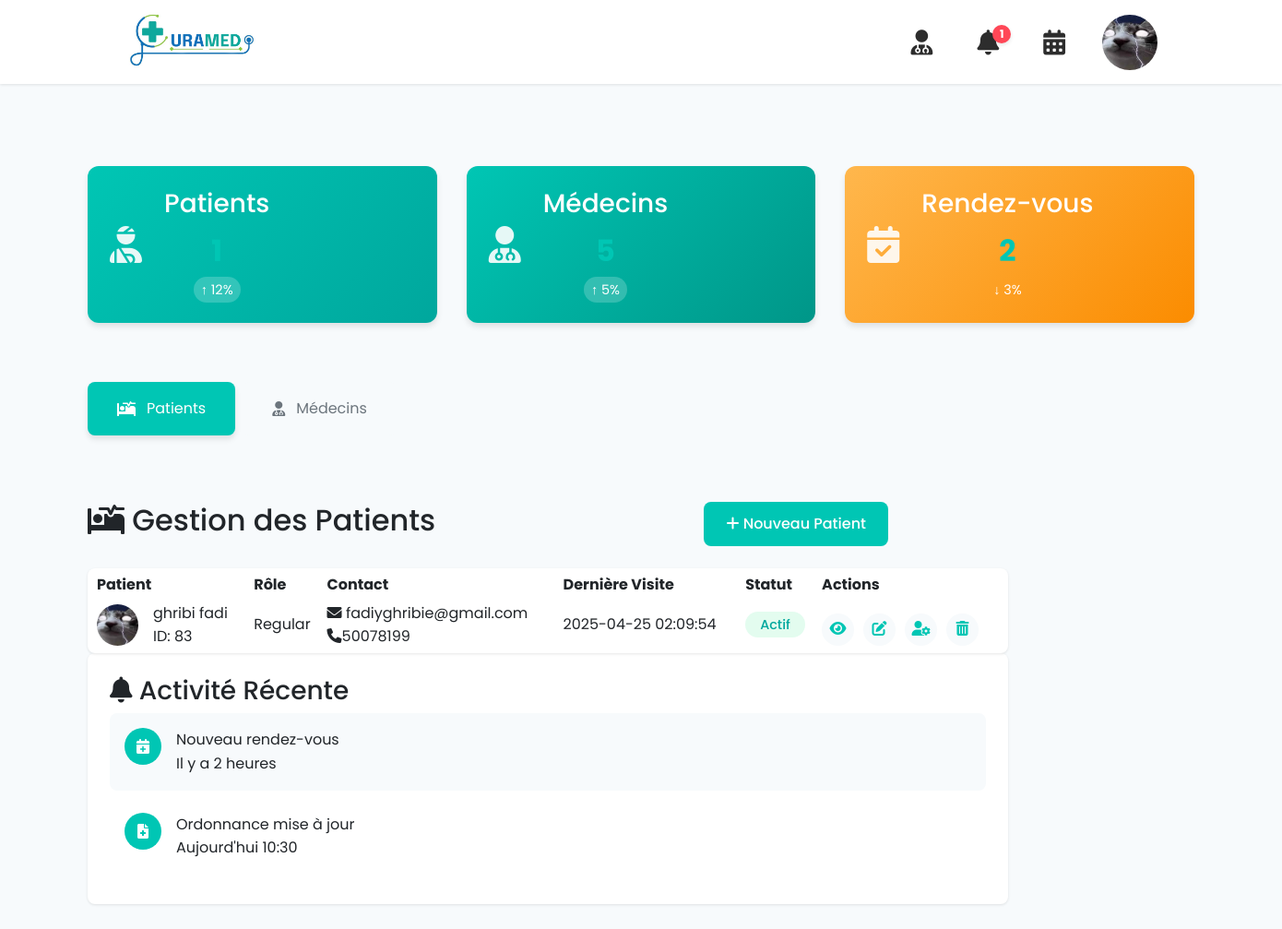
Screenshot of /dashboard.php (signed in) with the database file from the repository.
### tables this page shows
CREATE TABLE `utilisateur` (
  `id_utilisateur` int(11) NOT NULL,
  `nom` varchar(50) NOT NULL,
  `prenom` varchar(50) NOT NULL,
  `age` int(11) NOT NULL,
  `email` varchar(50) NOT NULL,
  `mot_de_passe` text NOT NULL,
  `telephone` varchar(11) NOT NULL,
  `type_utilisateur` enum('patient','medecin') NOT NULL,
  `photo_profil` text NOT NULL,
  `role` enum('admin','regular') NOT NULL DEFAULT 'regular',
  `date_connexion` timestamp NOT NULL DEFAULT current_timestamp(),
  `genre` enum('homme','femme') NOT NULL
);

### dashboard.php (the view, shortened to what this page needs)
<?php
$conn = mysqli_connect("localhost", "root", "", "curamed");
?>
<!DOCTYPE html>
<html lang="fr">
<head>
    <link rel="stylesheet" href="https://cdn.jsdelivr.net/npm/bootstrap@5.3.0/dist/css/bootstrap.min.css">
    <link rel="stylesheet" href="https://cdnjs.cloudflare.com/ajax/libs/font-awesome/6.0.0/css/all.min.css">
    <link href="https://cdn.jsdelivr.net/npm/bootstrap-icons@1.10.5/font/bootstrap-icons.css" rel="stylesheet">
    <link rel="stylesheet" href="styles/home.css">
</head>
<body>
<header class="header">
        <nav class="nav-container container">
            <a href="home.php" class="logo-link">
                <img src="images/logo.png" alt="CuraMed" class="logo-img">
            </a>
            <div class="nav-links">
                <?php if(isset($_SESSION['user_id'])) :?>
                <a href="search.php" class="nav-icon" title="Médecins">
                    <i class="fas fa-user-md"></i>
                </a>
                <div class="nav-icon notifications-wrapper" title="Notifications">
                    <i class="fas fa-bell"></i>
                    <?php
                    $conn = mysqli_connect("localhost", "root", "", "curamed");
                    $user_id = intval($_SESSION['user_id'] ?? 0);
                    $stmt = mysqli_prepare($conn,
                        "SELECT COUNT(*) as nb FROM notification WHERE id_utilisateur = ?");
                    mysqli_stmt_bind_param($stmt, "i", $user_id);
                    mysqli_stmt_execute($stmt);
                    $result = mysqli_stmt_get_result($stmt);
                    $row = mysqli_fetch_assoc($result);
                    ?>
                    <span class="notification-badge"><?= htmlspecialchars($row['nb']) ?></span>
        </div>
                <a href="appointments.html" class="nav-icon" title="Rendez-vous">
                    <i class="fas fa-calendar-alt"></i>
                </a>
                <div class="profile-dropdown">
                    <img src="<?php echo ($_SESSION['photo']); ?>" class="profile-image" alt="">
                </div>
        <?php endif ;?>
    </header>
    <main class="dashboard-main container">
        <div class="quick-stats-grid">
            <div class="stat-card primary">
                <i class="fas fa-user-injured"></i>
                <div class="stat-content">
                    <h3>Patients</h3>
                    <div class="stat-number"><?php
                    ?></div>
                    <span class="stat-trend positive">↑ 12%</span>
                </div>
            </div>
            <div class="stat-card success">
                <i class="fas fa-user-md"></i>
                <div class="stat-content">
                    <h3>Médecins</h3>
                    <div class="stat-number"><?php
                    ?></div>
                    <span class="stat-trend positive">↑ 5%</span>
                </div>
            </div>
            <div class="stat-card warning">
                <i class="fas fa-calendar-check"></i>
                <div class="stat-content">
                    <h3>Rendez-vous</h3>
                    <div class="stat-number"><?php
                            $req = "SELECT count(*) as num_r FROM rendez_vous";
                            if($res=mysqli_query($conn,$req)){
                                $row = mysqli_fetch_assoc($res);
                                echo($row['num_r']);
                            }
                    ?></div>
                    <span class="stat-trend negative">↓ 3%</span>
                </div>
            </div>
        </div>
        <div class="dashboard-tabs">
            <button class="tab-btn active" data-target="patients">
                <i class="fas fa-procedures"></i>
                Patients
            </button>
            <button class="tab-btn" data-target="doctors">
                <i class="fas fa-user-md"></i>
                Médecins
            </button>
        </div>
    <form id="patientForm" enctype="multipart/form-data" action="controll_dashboard.php" method='POST'>
        <div class="dashboard-content">
            <section id="patients" class="content-section active">
                <div class="section-header">
                    <h2><i class="fas fa-procedures"></i> Gestion des Patients</h2>
                    <button type="button" class="btn btn-primary" data-target-modal="userModal" data-user-type="patient">
                        <i class="fas fa-plus"></i> Nouveau Patient
                    </button>
                </div>
                <div class="animated-table-container">
                    <?php $sql = "SELECT * FROM utilisateur where type_utilisateur='patient';";
                        $result = $conn->query($sql);
                    ?>
                    <table class="hover-table">
                    <thead>
                        <tr>
                            <th>Patient</th>
                            <th>Rôle</th>
                            <th>Contact</th>
                            <th>Dernière Visite</th>
                            <th>Statut</th>
                            <th>Actions</th>
                        </tr>
                    </thead>
                        <tbody>
                            <?php while($user = $result->fetch_assoc()) { ?>
                            <tr>
                                <td>
                                    <div class="user-info">
                                        <img src="<?php echo $user['photo_profil']; ?>" class="user-avatar">
                                        <div>
                                        <div class="user-name"><?php echo $user['prenom']." ".$user['nom']; ?></div>
                                        <div class="user-id" name="id_user" value="<?php echo $user['id_utilisateur']; ?>">ID: <?php echo $user['id_utilisateur']; ?></div>
                                        </div>
                                    </div>
                                </td>
                                <td>
                                    <div class="role-info">
                                        <span class="role-badge role-<?= strtolower($user['role']) ?>">
                                            <?= ucfirst($user['role']) ?>
                                        </span>
                                    </div>
                                </td>
                                <td>
                                    <div class="contact-info">
                                        <div><i class="fas fa-envelope"></i> <?php echo $user['email'];  ?></div>
                                        <div><i class="fas fa-phone"></i><?php echo $user['telephone'];  ?></div>
                                    </div>
                                </td>
                                <td><?php echo $user['date_connexion'];  ?></td>
                                <td><span class="status-badge success">Actif</span></td>
                                <td>
                                    <div class="action-buttons">
                                        <form method="POST" action="controll_dashboard.php">
                                            <button type="submit" class="icon-btn" title="Voir le profil" name="profile">
                                                <i class="fas fa-eye"></i>
                                            </button>
                                            <button type="button" class="icon-btn edit-btn" title="Modifier"
                                                    data-target-modal="editUserModal"
                                                    data-user-id="<?php echo $user['id_utilisateur']; ?>"
                                                    data-user-type="patient">
                                                <i class="fas fa-edit"></i>
                                            </button>
                                            <?php if($user['role'] === 'regular') : ?>
                                                <button type="submit" class="icon-btn" title="Rendre admin" name="admin">
                                                    <i class="fas fa-user-cog"></i>
                                                </button>
                                            <?php else : ?>
                                                <button type="submit" class="icon-btn" title="Supprimer admin" name="nadmin">
                                                    <i class="fas fa-user-slash"></i>
                                                </button>
                                            <?php endif; ?>
                                            <button type="submit" class="icon-btn delete-btn" title="supprimer" name="supp">
                                                <i class="fas fa-trash-alt"></i>
                                            </button>
                                        </form>
                                    </div>
                                </td>
                            </tr>
                            <?php } ?>
                    </table>
                </div>
            </section>
    </form>
    <form id="doctorForm" enctype="multipart/form-data" action ="controll_dashboard.php" method="POST">
</form>
        <aside class="recent-activity">
            <h3><i class="fas fa-bell"></i> Activité Récente</h3>
            <div class="activity-list">
                <div class="activity-item new">
                    <div class="activity-icon">
                        <i class="fas fa-calendar-plus"></i>
                    </div>
                    <div class="activity-content">
                        <div class="activity-title">Nouveau rendez-vous</div>
                        <div class="activity-time">Il y a 2 heures</div>
                    </div>
                </div>
                <div class="activity-item">
                    <div class="activity-icon">
                        <i class="fas fa-file-medical"></i>
                    </div>
                    <div class="activity-content">
                        <div class="activity-title">Ordonnance mise à jour</div>
                        <div class="activity-time">Aujourd'hui 10:30</div>
                    </div>
                </div>
            </div>
        </aside>
    </main>
</body>
</html>

### rows the page displays
utilisateur: photo_profil (picture), prenom "ghribi", nom "fadi", id_utilisateur "83", role "Regular", email "fadiyghribie@gmail.com", telephone "50078199", date_connexion "2025-04-25 02:09:54"

### other values shown
$row['nb'] "1"
$row['num_r'] "2"
